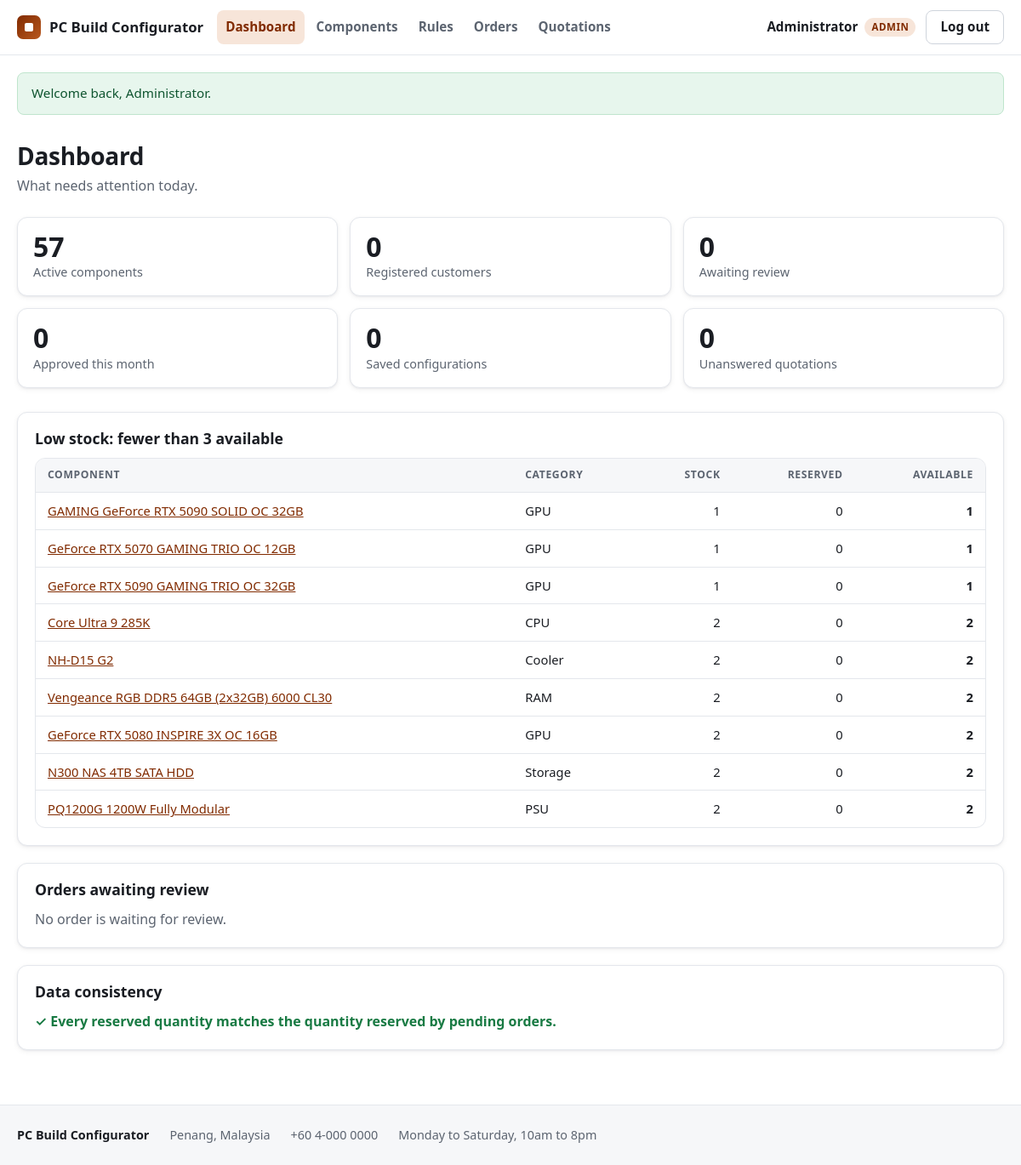
Screenshot of /admin/dashboard.php (signed in) with the database file from the repository.
### tables this page shows
CREATE TABLE `user` (
  user_id        INT AUTO_INCREMENT PRIMARY KEY,
  username       VARCHAR(50)  NOT NULL,
  email          VARCHAR(100) NOT NULL,
  password_hash  VARCHAR(255) NOT NULL,
  role           ENUM('customer','admin') NOT NULL DEFAULT 'customer',
  created_at     DATETIME     NOT NULL DEFAULT CURRENT_TIMESTAMP,
  CONSTRAINT uq_user_email UNIQUE (email)
);

CREATE TABLE component (
  component_id  INT AUTO_INCREMENT PRIMARY KEY,
  category_id   INT           NOT NULL,
  name          VARCHAR(120)  NOT NULL,
  brand         VARCHAR(50)   NOT NULL,
  price         DECIMAL(10,2) NOT NULL,
  stock_qty     INT           NOT NULL DEFAULT 0,
  reserved_qty  INT           NOT NULL DEFAULT 0,
  wattage       INT           NOT NULL DEFAULT 0,
  capacity_gb   INT           NULL,
  socket        VARCHAR(20)   NULL,
  memory_type   VARCHAR(10)   NULL,
  has_integrated_graphics TINYINT(1) NULL,
  includes_cooler         TINYINT(1) NULL,
  memory_slots  TINYINT UNSIGNED NULL,
  m2_slots      TINYINT UNSIGNED NULL,
  sata_ports    TINYINT UNSIGNED NULL,
  drive_bays    TINYINT UNSIGNED NULL,
  image_url     VARCHAR(255)  NULL,
  is_active     TINYINT(1)    NOT NULL DEFAULT 1,
  CONSTRAINT uq_component_category_name UNIQUE (category_id, name),
  CONSTRAINT fk_component_category FOREIGN KEY (category_id)
    REFERENCES category (category_id) ON DELETE RESTRICT,
  CONSTRAINT ck_component_price    CHECK (price >= 0),
  CONSTRAINT ck_component_stock    CHECK (stock_qty >= 0),
  CONSTRAINT ck_component_reserved CHECK (reserved_qty >= 0),
  CONSTRAINT ck_component_wattage  CHECK (wattage >= 0),
  CONSTRAINT ck_component_graphics CHECK (has_integrated_graphics IN (0, 1)),
  CONSTRAINT ck_component_cooler   CHECK (includes_cooler IN (0, 1))
);

CREATE TABLE category (
  category_id    INT AUTO_INCREMENT PRIMARY KEY,
  category_name  VARCHAR(30)      NOT NULL,
  max_quantity   TINYINT UNSIGNED NOT NULL DEFAULT 1,
  is_required    TINYINT(1)       NOT NULL DEFAULT 1,
  display_order  TINYINT UNSIGNED NOT NULL,
  CONSTRAINT uq_category_name UNIQUE (category_name),
  CONSTRAINT ck_category_max_quantity CHECK (max_quantity >= 1)
);

### includes/helpers.php (called while the page is built, shortened)
<?php
function e(mixed $value): string
{
    return htmlspecialchars((string) $value, ENT_QUOTES | ENT_SUBSTITUTE, 'UTF-8');
}
function url(string $path = ''): string
{
    return BASE_URL . '/' . ltrim($path, '/');
}
function asset(string $path): string
{
    $file = __DIR__ . '/../assets/' . $path;
    $version = is_file($file) ? (string) filemtime($file) : '0';
    return url('assets/' . $path) . '?v=' . $version;
}

### includes/db.php (called while the page is built, shortened)
<?php
function db(): PDO
{
    static $pdo = null;
    if ($pdo === null) {
        $pdo = new PDO(DB_DSN, DB_USER, DB_PASS, [
            PDO::ATTR_ERRMODE            => PDO::ERRMODE_EXCEPTION,
            PDO::ATTR_DEFAULT_FETCH_MODE => PDO::FETCH_ASSOC,
            PDO::ATTR_EMULATE_PREPARES   => false,
        ]);
    }
    return $pdo;
}

### includes/auth.php (called while the page is built, shortened)
<?php
function current_user(): ?array
{
    static $user = false;
    if ($user === false) {
        $user = null;
        if (isset($_SESSION['user_id'])) {
            $stmt = db()->prepare('SELECT user_id, username, email, role FROM `user` WHERE user_id = ?');
            $stmt->execute([$_SESSION['user_id']]);
            $user = $stmt->fetch() ?: null;
        }
    }
    return $user;
}
function home_for(?array $user): string
{
    return $user['role'] === 'admin' ? 'admin/dashboard.php' : 'catalogue.php';
}
function require_login(): array
{
    $user = current_user();
    return $user;
}
function require_admin(): array
{
    return require_role('admin', 'That page is for administrators only.');
}
function require_role(string $role, string $refusal): array
{
    $user = require_login();
    return $user;
}

### includes/session.php (called while the page is built, shortened)
<?php
function take_flashes(): array
{
    $messages = $_SESSION['flash'] ?? [];
    return $messages;
}

### includes/dashboard.php (called while the page is built, shortened)
<?php
function dashboard_figures(): array
{
    $count = static function (string $sql, array $values = []): int {
        $stmt = db()->prepare($sql);
        $stmt->execute($values);
        return (int) $stmt->fetchColumn();
    };
    $monthStart = substr((string) db()->query('SELECT CURRENT_TIMESTAMP')->fetchColumn(), 0, 7) . '-01 00:00:00';
    return [
        'components' => $count('SELECT COUNT(*) FROM component WHERE is_active = 1'),
        'customers'  => $count("SELECT COUNT(*) FROM `user` WHERE role = 'customer'"),
        'pending'    => $count("SELECT COUNT(*) FROM orders WHERE status = 'pending'"),
        'approved'   => $count("SELECT COUNT(*) FROM orders WHERE status = 'approved' AND updated_at >= ?", [$monthStart]),
        'builds'     => $count('SELECT COUNT(*) FROM build'),
        'unanswered' => $count("SELECT COUNT(*) FROM quotation_request WHERE status = 'new'"),
    ];
}
function low_stock(): array
{
    $stmt = db()->prepare(
        'SELECT c.component_id, c.name, c.stock_qty, c.reserved_qty, c.stock_qty - c.reserved_qty AS available, cat.category_name
         FROM component c
         JOIN category cat ON cat.category_id = c.category_id
         WHERE c.is_active = 1 AND c.stock_qty - c.reserved_qty < ?
         ORDER BY available, cat.display_order, c.name'
    );
    $stmt->execute([LOW_STOCK_BELOW]);
    return $stmt->fetchAll();
}
function reservation_mismatches(): array
{
    return db()->query(
        "SELECT c.component_id, c.name, cat.category_name, c.reserved_qty,
                COALESCE(SUM(CASE WHEN o.status = 'pending' THEN oi.quantity END), 0) AS actual_reserved
         FROM component c
         JOIN category cat ON cat.category_id = c.category_id
         LEFT JOIN order_item oi ON oi.component_id = c.component_id
         LEFT JOIN orders o ON o.order_id = oi.order_id
         GROUP BY c.component_id, c.name, cat.category_name, cat.display_order, c.reserved_qty
         HAVING c.reserved_qty <> actual_reserved
         ORDER BY cat.display_order, c.name"
    )->fetchAll();
}

### includes/orders.php (called while the page is built, shortened)
<?php
function all_orders(string $status = ''): array
{
    $stmt = db()->prepare(ORDER_COLUMNS . ($status !== '' ? ' WHERE o.status = ?' : '')
        . " ORDER BY CASE WHEN o.status = 'pending' THEN 0 ELSE 1 END,
                   CASE WHEN o.status = 'pending' THEN o.updated_at END ASC,
                   CASE WHEN o.status = 'pending' THEN o.order_id END ASC,
                   o.updated_at DESC, o.order_id DESC");
    $stmt->execute($status !== '' ? [$status] : []);
    return $stmt->fetchAll();
}
    ?>

### admin/dashboard.php (the view, shortened to what this page needs)
<?php
require_admin();
$figures = dashboard_figures();
$short = low_stock();
$waiting = all_orders('pending');
$mismatches = reservation_mismatches();
$tiles = [
    ['components', 'Active components',     'admin/components.php'],
    ['customers',  'Registered customers',  null],
    ['pending',    'Awaiting review',       'admin/orders.php?status=pending'],
    ['approved',   'Approved this month',   'admin/orders.php?status=approved'],
    ['builds',     'Saved configurations',  null],
    ['unanswered', 'Unanswered quotations', 'admin/quotations.php?status=new'],
];
render_header('Dashboard', 'dashboard');
?>
<div class="container page">
    <div class="page-head">
        <h1 class="page-title">Dashboard</h1>
        <p class="page-lead">What needs attention today.</p>
    </div>
    <div class="figures" data-figures>
        <?php foreach ($tiles as [$key, $label, $page]): ?>
            <?php $tag = $page !== null ? 'a' : 'div'; ?>
            <<?= $tag ?> class="figure<?= $page !== null ? ' figure-link' : '' ?>" data-figure="<?= e($key) ?>"<?= $page !== null ? ' href="' . e(url($page)) . '"' : '' ?>>
                <span class="figure-number"><?= (int) $figures[$key] ?></span>
                <span class="figure-label"><?= e($label) ?></span>
            </<?= $tag ?>>
        <?php endforeach; ?>
    </div>
    <div class="dashboard-panels">
        <section class="panel" aria-labelledby="low-title" data-low-stock>
            <h2 class="section-title" id="low-title">Low stock: fewer than <?= LOW_STOCK_BELOW ?> available</h2>
            <?php if ($short === []): ?>
                <p class="muted">Every part on sale has at least <?= LOW_STOCK_BELOW ?> available.</p>
            <?php else: ?>
                <div class="table-wrap">
                    <table class="data-table" id="low-stock">
                        <thead>
                            <tr>
                                <th scope="col">Component</th>
                                <th scope="col">Category</th>
                                <th scope="col" class="num">Stock</th>
                                <th scope="col" class="num">Reserved</th>
                                <th scope="col" class="num">Available</th>
                            </tr>
                        </thead>
                        <tbody>
                            <?php foreach ($short as $part): ?>
                                <tr data-component="<?= (int) $part['component_id'] ?>">
                                    <td><a href="<?= e(url('admin/component-form.php?id=' . (int) $part['component_id'])) ?>"><?= e($part['name']) ?></a></td>
                                    <td><?= e($part['category_name']) ?></td>
                                    <td class="num"><?= (int) $part['stock_qty'] ?></td>
                                    <td class="num"><?= (int) $part['reserved_qty'] ?></td>
                                    <td class="num"><strong><?= (int) $part['available'] ?></strong></td>
                                </tr>
                            <?php endforeach; ?>
                        </tbody>
                    </table>
                </div>
            <?php endif; ?>
        </section>
        <section class="panel" aria-labelledby="waiting-title" data-waiting-orders>
            <h2 class="section-title" id="waiting-title">Orders awaiting review</h2>
            <?php if ($waiting === []): ?>
                <p class="muted">No order is waiting for review.</p>
            <?php endif; ?>
        </section>
    </div>
    <section class="panel consistency<?= $mismatches === [] ? '' : ' consistency-fault' ?>" aria-labelledby="check-title" data-consistency>
        <h2 class="section-title" id="check-title">Data consistency</h2>
        <?php if ($mismatches === []): ?>
            <p class="consistency-ok" data-consistent>✓ Every reserved quantity matches the quantity reserved by pending orders.</p>
        <?php endif; ?>
    </section>
</div>
<?php
render_footer();

### includes/layout.php (shortened to what this page needs)
<?php
function nav_items(?array $user): array
{
    if ($user['role'] === 'admin') {
        return [
            'dashboard'  => ['Dashboard',  'admin/dashboard.php'],
            'components' => ['Components', 'admin/components.php'],
            'rules'      => ['Rules',      'admin/rules.php'],
            'orders'     => ['Orders',     'admin/orders.php'],
            'quotations' => ['Quotations', 'admin/quotations.php'],
        ];
    }
    return [
        'catalogue'      => ['Catalogue',         'catalogue.php'],
        'configurator'   => ['Configurator',      'configurator.php'],
        'configurations' => ['My Configurations', 'my-builds.php'],
        'orders'         => ['My Orders',         'my-builds.php?tab=orders'],
    ];
}
function render_header(string $title, string $current = ''): void
{
    $user = current_user();
    ?>
<!doctype html>
<html lang="en">
<head>
    <link rel="stylesheet" href="<?= e(asset('css/style.css')) ?>">
</head>
<body>
<header class="site-header">
    <div class="container header-bar">
        <a class="brand" href="<?= e(url(home_for($user))) ?>">
            <span class="brand-mark" aria-hidden="true"></span>
            <span><?= e(SHOP_NAME) ?></span>
        </a>
        <?php if ($user === null): ?>
            <div class="header-actions visitor-actions">
                <a class="btn btn-ghost" href="<?= e(url('login.php')) ?>">Log in</a>
                <a class="btn btn-primary" href="<?= e(url('register.php')) ?>">Register</a>
            </div>
        <?php else: ?>
            <nav class="main-nav" aria-label="Main">
                <?php foreach (nav_items($user) as $key => [$label, $page]): ?>
                    <a href="<?= e(url($page)) ?>"<?= $key === $current ? ' class="is-current" aria-current="page"' : '' ?>><?= e($label) ?></a>
                <?php endforeach; ?>
            </nav>
            <div class="header-actions">
                <span class="user-chip" title="<?= e($user['email']) ?>">
                    <span class="user-name"><?= e($user['username']) ?></span>
                    <span class="role-tag"><?= $user['role'] === 'admin' ? 'Admin' : 'Customer' ?></span>
                </span>
                <form method="post" action="<?= e(url('logout.php')) ?>">
                    <button type="submit" class="btn btn-ghost">Log out</button>
                </form>
            </div>
        <?php endif; ?>
    </div>
</header>
<main id="main" class="site-main">
    <?php render_flashes(); ?>
<?php
}
function render_flashes(): void
{
    $messages = take_flashes();
    echo '<div class="container flash-stack">';
    foreach ($messages as $message) {
        $type = in_array($message['type'], ['success', 'error', 'info'], true) ? $message['type'] : 'info';
        $role = $type === 'error' ? 'alert' : 'status';
        echo '<div class="flash flash-' . $type . '" role="' . $role . '">' . e($message['message']) . '</div>';
    }
    echo '</div>';
}
function render_footer(array $scripts = []): void
{
    ?>
</main>
<footer class="site-footer">
    <div class="container footer-bar">
        <strong><?= e(SHOP_NAME) ?></strong>
        <span><?= e(SHOP_ADDRESS) ?></span>
        <span><?= e(SHOP_PHONE) ?></span>
        <span><?= e(SHOP_HOURS) ?></span>
    </div>
</footer>
</body>
</html>
<?php
}
    ?>

### rows the page displays
user: username "Administrator"
component: name "GAMING GeForce RTX 5090 SOLID OC 32GB", category.category_name "GPU", stock_qty "1", reserved_qty "0", available "1"
component: name "GeForce RTX 5070 GAMING TRIO OC 12GB", category.category_name "GPU", stock_qty "1", reserved_qty "0", available "1"
component: name "GeForce RTX 5090 GAMING TRIO OC 32GB", category.category_name "GPU", stock_qty "1", reserved_qty "0", available "1"
component: name "Core Ultra 9 285K", category.category_name "CPU", stock_qty "2", reserved_qty "0", available "2"
component: name "NH-D15 G2", category.category_name "Cooler", stock_qty "2", reserved_qty "0", available "2"
component: name "Vengeance RGB DDR5 64GB (2x32GB) 6000 CL30", category.category_name "RAM", stock_qty "2", reserved_qty "0", available "2"
component: name "GeForce RTX 5080 INSPIRE 3X OC 16GB", category.category_name "GPU", stock_qty "2", reserved_qty "0", available "2"
component: name "N300 NAS 4TB SATA HDD", category.category_name "Storage", stock_qty "2", reserved_qty "0", available "2"
component: name "PQ1200G 1200W Fully Modular", category.category_name "PSU", stock_qty "2", reserved_qty "0", available "2"

### other values shown
SHOP_NAME "PC Build Configurator"
$label "Dashboard"
$label "Components"
$label "Rules"
$label "Orders"
$label "Quotations"
$message['message'] "Welcome back, Administrator."
$figures[$key] "57"
$label "Active components"
$figures[$key] "0"
$label "Registered customers"
$label "Awaiting review"
$label "Approved this month"
$label "Saved configurations"
$label "Unanswered quotations"
